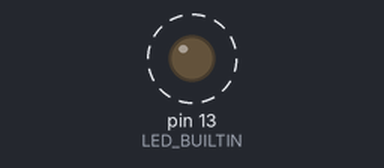
A sketch run on a simulated Arduino Uno, built with avr-gcc and run on an emulated ATmega328P. Parts: output pins drawn as LEDs (lit = HIGH). Dashed ring = blinking. What the sketch prints to the serial monitor is not drawn.

Above: at 2.1 s.
Timing chart, 0 to 5.6 s (numbered marks = the images above):
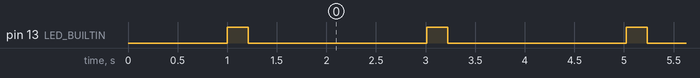

The sketch:

weight_mock_bt.ino
```cpp
/*
BN: Arduino/Genuino Uno
VID: 0x2341
PID: 0x0043
SN: 55731323935351E051B0
Windows: COM8
Raspian: /dev/ttyArduinoWei
MAC: 00:0E:EA:CF:47:5A
*/

#include <SoftwareSerial.h>

#define RxD 7 // Inverse Rx and Tx if BT Grove
#define TxD 6
SoftwareSerial blueToothSerial(RxD,TxD);
int i = 0;

void setup() {
  pinMode(LED_BUILTIN, OUTPUT);
  Serial.begin(9600);
  Serial.println("Starting Weight mock BT");
  blueToothSerial.begin(9600);
  //setupBlueToothConnection();
  delay(1000);
}

void loop() {
  int v = 2000 + i;
  Serial.println("wei:"+String(v));
  digitalWrite(LED_BUILTIN, HIGH);
  blueToothSerial.println("wei:"+String(v));
  delay(200);
  digitalWrite(LED_BUILTIN, LOW);
  delay(1800);
  i++;
  i %= 1000;
}

void setupBlueToothConnection()
{
  // http://wiki.seeedstudio.com/Grove-Serial_Bluetooth_v3.0/
  // See also https://www.teachmemicro.com/arduino-bluetooth/
  Serial.println("Setup BT");
  blueToothSerial.print("AT");
  delay(400);
  blueToothSerial.print("AT+DEFAULT"); // Restore all setup value to factory setup
  delay(2000);
  blueToothSerial.print("AT+NAMEweightbt"); // set the bluetooth name as "SeeedMaster" ,the length of bluetooth name must less than 12 characters.
  delay(400);
  blueToothSerial.print("AT+PIN1234"); // PIN Code default 1234
  delay(400);
  blueToothSerial.print("AT+AUTH0");   // No Auth
  delay(400);
  blueToothSerial.flush();
}
```

Measured:
- by itself, pin 13 (LED_BUILTIN): alternates HIGH for 0.21 s and LOW for 1.8 s
